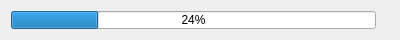
<?xml version="1.0" encoding="UTF-8"?>
<ui version="4.0">
 <class>Copying</class>
 <widget class="QDialog" name="Copying">
  <property name="windowModality">
   <enum>Qt::ApplicationModal</enum>
  </property>
  <property name="geometry">
   <rect>
    <x>0</x>
    <y>0</y>
    <width>400</width>
    <height>40</height>
   </rect>
  </property>
  <property name="sizePolicy">
   <sizepolicy hsizetype="Fixed" vsizetype="Fixed">
    <horstretch>0</horstretch>
    <verstretch>0</verstretch>
   </sizepolicy>
  </property>
  <property name="minimumSize">
   <size>
    <width>400</width>
    <height>40</height>
   </size>
  </property>
  <property name="maximumSize">
   <size>
    <width>400</width>
    <height>40</height>
   </size>
  </property>
  <property name="windowTitle">
   <string>Copying files...</string>
  </property>
  <property name="modal">
   <bool>true</bool>
  </property>
  <layout class="QHBoxLayout" name="horizontalLayout">
   <item>
    <widget class="QProgressBar" name="progressBar">
     <property name="value">
      <number>24</number>
     </property>
    </widget>
   </item>
   <item>
    <widget class="QLabel" name="label">
     <property name="text">
      <string/>
     </property>
    </widget>
   </item>
  </layout>
 </widget>
 <resources/>
 <connections/>
</ui>
